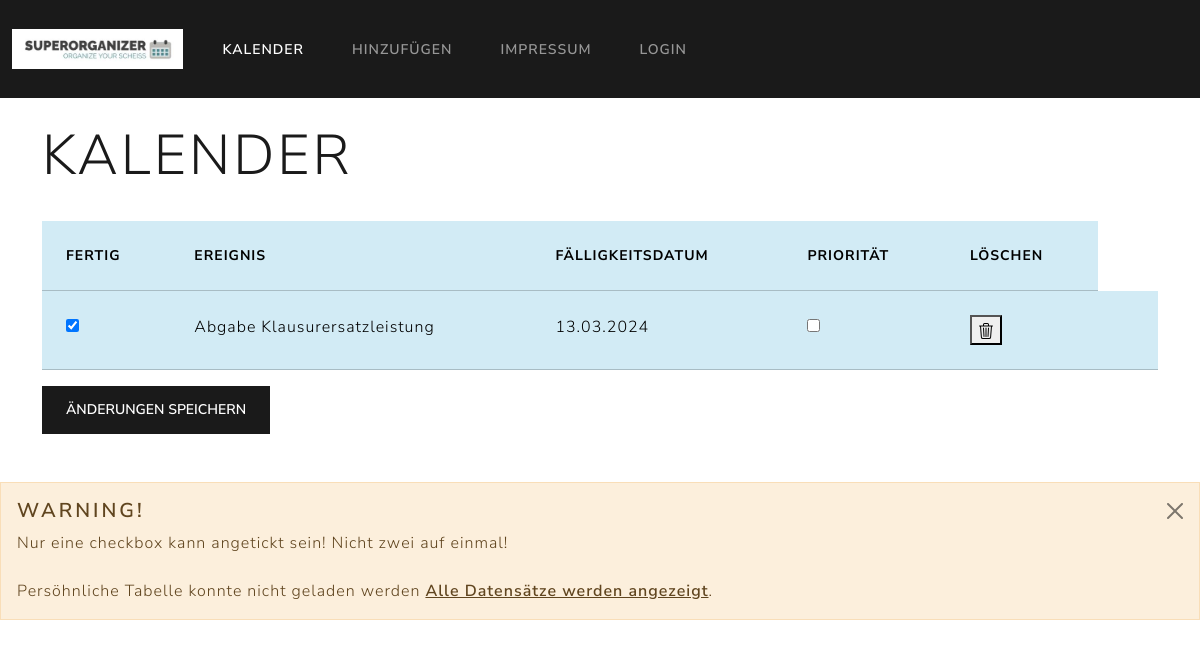
Before: / with the older database file.
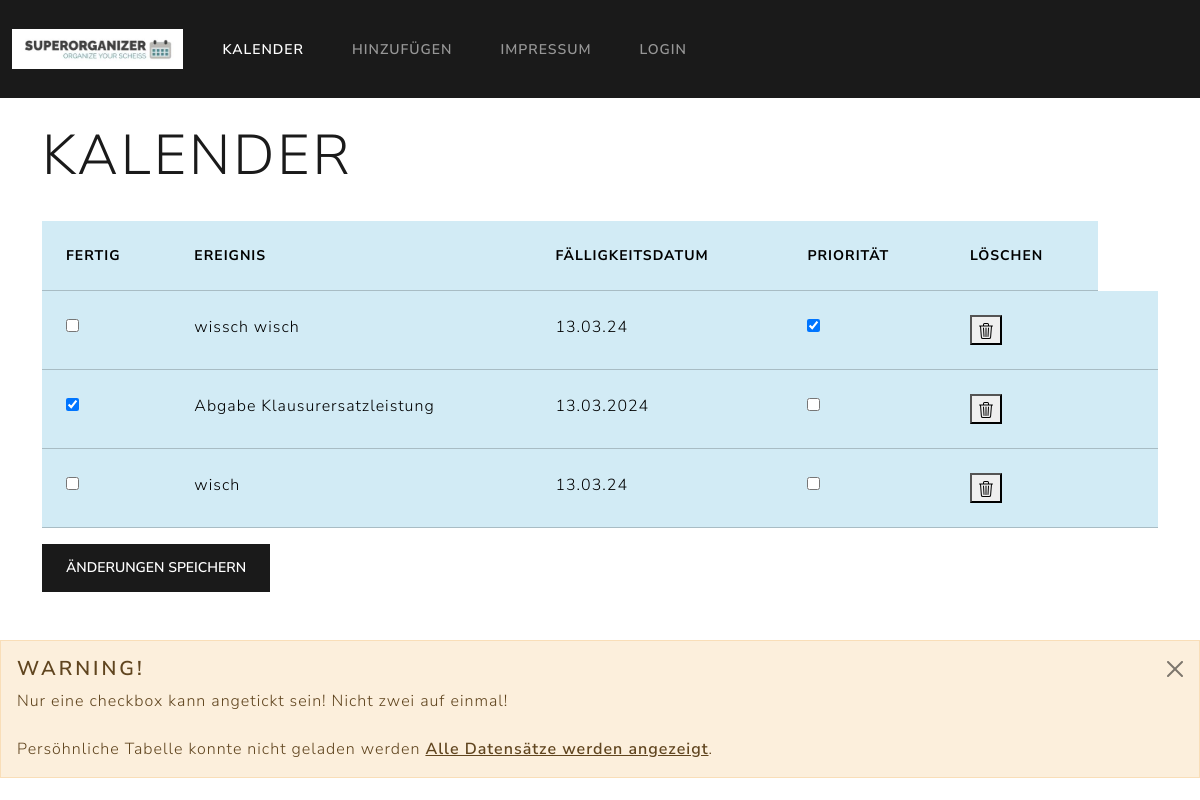
After: the same page with the newer database file.
### tables this page shows
CREATE TABLE "kalender" (
	"iD"	INTEGER UNIQUE,
	"Ereignis"	TEXT,
	"Beschreibung"	TEXT,
	"Priorisiert"	INTEGER,
	"Fertig"	INTEGER,
	"Datum"	TEXT,
	PRIMARY KEY("iD" AUTOINCREMENT)
);

### app.py (the view)
@app.route('/',methods=['POST','GET'])
def index():
    if request.method == 'POST':
         prio=request.form['priorisiert']
    data = get_data()
    return render_template('main.html', data = data)

### app.py (called while the page is built)
def get_data():
    conn = connect_db()
    cursor = conn.cursor()
    cursor.execute("SELECT * FROM kalender ORDER BY priorisiert DESC")
    data = cursor.fetchall()
    conn.close()
    return data

def connect_db():
    return sqlite3.connect('database.db')

### templates/main.html (shortened to what this page needs)
<!DOCTYPE html>
<html>
    <head>
        <link rel="stylesheet" href="{{ url_for('static', filename= 'css/bootstrap.css') }}">
    </head>
<body>
    <nav class="navbar navbar-expand-lg bg-primary" data-bs-theme="dark">
        <div class="container-fluid">
          <a class="navbar-brand" href="#">
                <img src="static/images/Logo.png" alt="Logo" style="height: 40px;">
          </a>
          <div class="collapse navbar-collapse" id="navbarColor01">
            <ul class="navbar-nav me-auto">
              <li class="nav-item">
                <a class="nav-link active" href="#">Kalender
                </a>
              </li>
              <li class="nav-item">
                <a class="nav-link" href="hinzufügen">Hinzufügen</a>
              </li>
              <li class="nav-item">
                <a class="nav-link" href="/about">Impressum</a>
              </li>
              <li class="nav-item">
                <a class="nav-link" href="/login">Login</a>
              </li>
            </ul>
          </div>
        </div>
    </nav>
    <br>
    <div class="container">
        <h1 class="display-4">Kalender</h1>
        <br>
        <form action="/submit1" method="post">
            <table class='table table-info'>
                <thead class="thead-dark">
                    <tr>
                        <th>Fertig</th>
                        <th>Ereignis</th>
                        <th>Fälligkeitsdatum</th>
                        <th>Priorität</th>
                        <th>Löschen</th>
                    </tr>
                </thead>
                <tbody>
                    {% for row in data %}
                    <tr>
                        <td>
                            <input type="checkbox" name="fertig-{{ row[0] }}" value="1" {% if row[4] == 1 %} checked {% endif %}>
                        </td>
                        <td>{{ row[1] }}</td>
                        <td>{{ row[5] }}</td>
                        <td>
                            <input type="checkbox" name="priorisiert-{{ row[0] }}" value="1" {% if row[3] == 1 %} checked {% endif %}>
                        </td>
                        <td>
                            <button onclick="zeileLoeschen(this)"></button>
                        </td>
                        <td>
                        </td>
                    </form>
                    </tr>
                    {% endfor %}
        <button type="submit" class="btn btn-primary">Änderungen speichern</button>
    </div>
    <br><br>
    <div class="alert alert-dismissible alert-warning">
        <button type="button" class="btn-close" data-bs-dismiss="alert"></button>
        <h4 class="alert-heading">Warning!</h4>
        <p class="mb-0">Nur eine checkbox kann angetickt sein! Nicht zwei auf einmal!<br><br>Persöhnliche Tabelle konnte nicht geladen werden <a href="#" class="alert-link">Alle Datensätze werden angezeigt</a>.</p>
      </div>
</body>
</html>

Changed rows visible on the page:
added kalender: Ereignis "wissch wisch", Datum "13.03.24", Priorisiert "☑"
added kalender: Ereignis "wisch", Datum "13.03.24"
